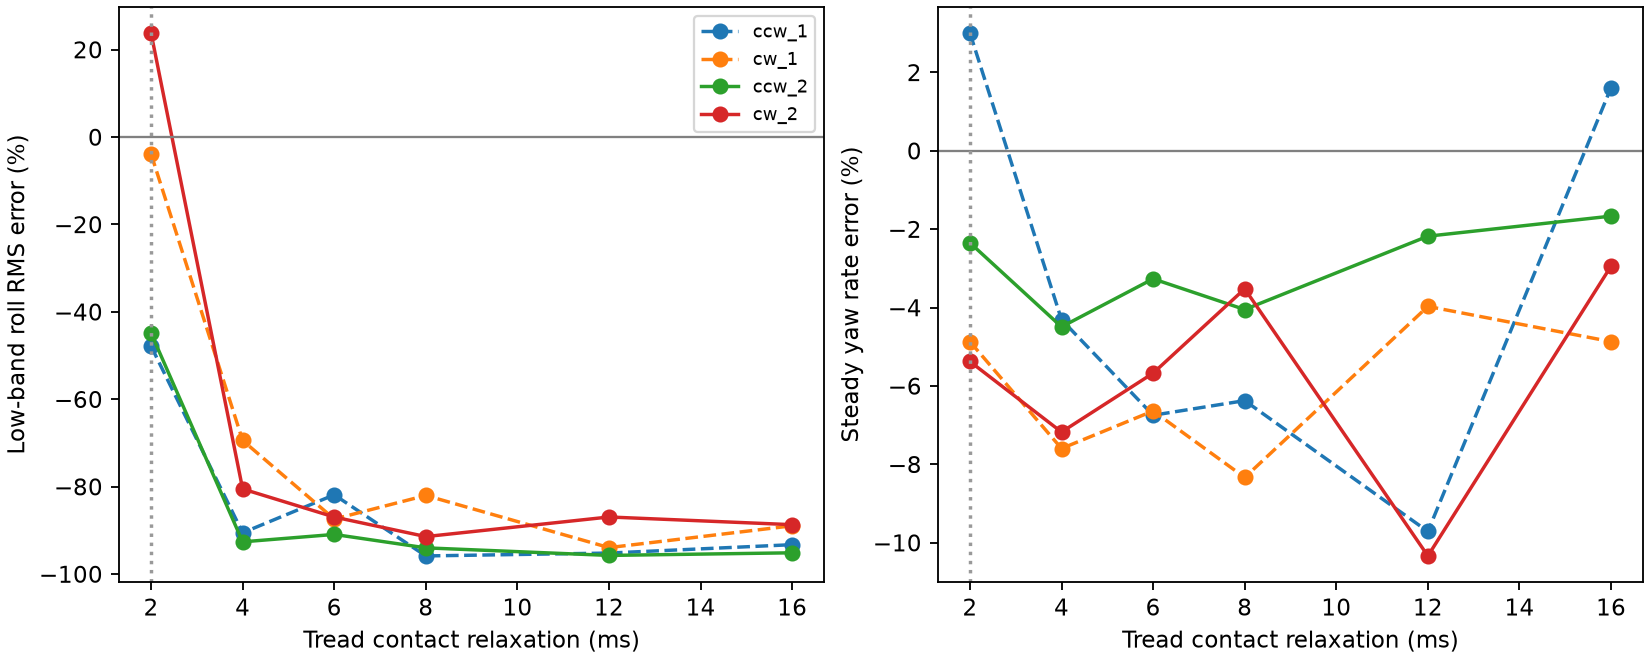

Write Python code to recreate this figure.
"""Select contact relaxation on low-band roll, then score yaw and roll transfer."""
import csv
import io
import os
from pathlib import Path
import subprocess
import matplotlib.pyplot as plt
import numpy as np
from scipy.signal import periodogram

here=Path(__file__).resolve().parent
def read(source):
    return np.genfromtxt(source,names=True,dtype=None,encoding='utf8',delimiter=',')

hw=read(here.parent/'hw-rec-20261119/unit2-native-stops.csv')
grid=np.arange(-520,-120,5)
def metrics(t,gx,gz,theta):
    roll=np.interp(grid,t,gx*np.cos(theta)-gz*np.sin(theta))
    yaw=np.interp(grid,t,gx*np.sin(theta)+gz*np.cos(theta))
    f,p=periodogram(roll,fs=200,window='hann')
    return np.sqrt(2.5*p[(f>=2.5)&(f<20)].sum()),abs(yaw.mean())

spins=['ccw_1','cw_1','ccw_2','cw_2']
observed={}
for spin in spins:
    h=hw[hw['turn']==spin]
    observed[spin]=metrics(h['ms_from_last_edge'],np.degrees(h['head_gx']),np.degrees(h['head_gz']),h['head_rad'])
results=[]
def replay(ms,step):
    output=subprocess.check_output(['node',str(here/'replay.mjs'),'--axes'],text=True,
                                   env={**os.environ,'VECTOR_SPIN_RELAX_MS':str(ms),'VECTOR_SPIN_STEP_MS':str(step)})
    sim=read(io.StringIO(output))
    rows=[]
    for spin in spins:
        r=sim[sim['turn']==spin]
        roll,yaw=metrics(r['ms'],r['gx'],r['gyro_dps'],np.radians(r['head_deg']))
        hr,hy=observed[spin]
        rows.append((ms,spin,hr,roll,hy,yaw))
    return rows
for ms in (2,4,6,8,12,16):
    results.extend(replay(ms,1))
def training_loss(ms):
    return np.mean([np.log(roll/hr)**2 for m,n,hr,roll,hy,yaw in results if m==ms and n.endswith('_1')])
chosen=min((2,4,6,8,12,16),key=training_loss)
print('Selected relaxation (ms):',chosen)
with (here/'relaxation.csv').open('w') as f:
    w=csv.writer(f);w.writerow('ms spin measured_roll_dps sim_roll_dps measured_yaw_dps sim_yaw_dps'.split());w.writerows(results)
fig,axes=plt.subplots(1,2,figsize=(10,4),layout='constrained')
for spin in spins:
    rows=[r for r in results if r[1]==spin]
    for ax,i in zip(axes,(3,5)):
        ax.plot([r[0] for r in rows],[100*(r[i]/r[i-1]-1) for r in rows],
                marker='o',ls='--' if spin.endswith('_1') else '-',label=spin)
for ax in axes:
    ax.axhline(0,color='.5',lw=1);ax.axvline(chosen,color='.6',ls=':');ax.set_xlabel('Tread contact relaxation (ms)')
axes[0].set_ylabel('Low-band roll RMS error (%)');axes[1].set_ylabel('Steady yaw rate error (%)')
axes[0].legend(fontsize=8)
fig.savefig(here/'relaxation.png',dpi=165)

with (here/'relaxation-step.csv').open('w') as f:
    w=csv.writer(f);w.writerow('step_ms contact_ms spin measured_roll_dps sim_roll_dps measured_yaw_dps sim_yaw_dps'.split())
    for step in (.5,.25):
        for ms in (4,chosen):
            w.writerows((step,*row) for row in replay(ms,step))
